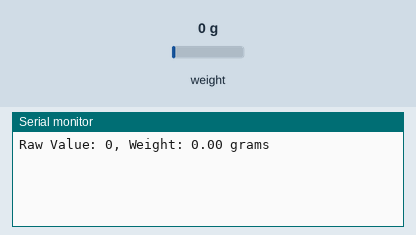
Simulated run of this sketch. Board: ESP32. Shown: the last lines printed to the serial monitor. The inputs (shaded band) are chosen by the test bench; at power-on: weight on the scale 0 g.

Above: at 2.2 s.
2.3 s: weight on the scale set to 100 g
At 3.4 s:
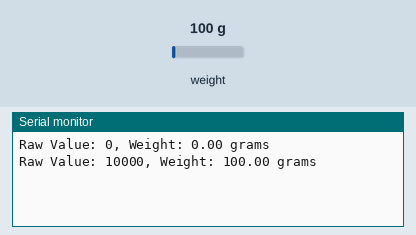
3.8 s: weight on the scale set to 1250 g
At 5.4 s:
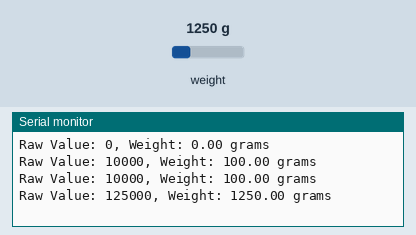
Timing chart, 0 to 6.9 s (numbered marks = the images above; inputs shaded):
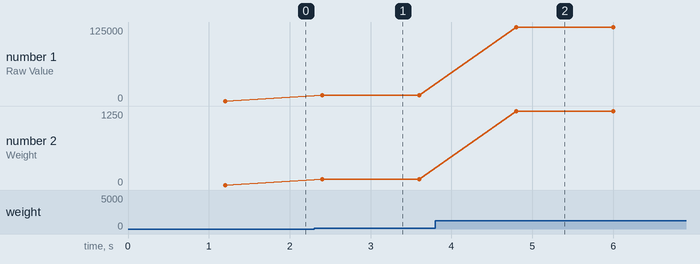

The sketch:

scale.ino
```cpp
#include <HX711.h>

// Define the pins connected to the HX711 module
const int LOADCELL_DT_PIN = 27;
const int LOADCELL_SCK_PIN = 26;

// Create an instance of the HX711 library
HX711 scale;

void setup() {
  Serial.begin(115200);

  // Initialize the HX711 module
  scale.begin(LOADCELL_DT_PIN, LOADCELL_SCK_PIN);

  // Set the calibration factor for your specific load cell
  // You can calibrate it by placing a known weight and adjusting this value
  scale.set_scale(100); // Replace 1000 with your calibration factor

  // Tare the scale to remove any existing weight
  scale.tare();
}

void loop() {
  // Read the raw value from the load cell
  long rawValue = scale.read();

  // Get the weight in units based on your calibration factor
  float weight = scale.get_units();

  // Print the raw value and weight to the Serial Monitor
  Serial.print("Raw Value: ");
  Serial.print(rawValue);
  Serial.print(", Weight: ");
  Serial.print(weight);
  Serial.println(" grams");

  delay(1000); // Delay for 1 second before reading again
}
```

Measured:
- after the input at 2.3 s, the serial monitor: prints a new line after 0.10 s (image 1)
- after the input at 3.8 s, the serial monitor: prints a new line after 1.0 s (image 2)
- plotted number 1: 0 → 10000 after the input at 2.3 s, 10000 → 125000 after the input at 3.8 s
- plotted number 2: 0 → 100 after the input at 2.3 s, 100 → 1250 after the input at 3.8 s
